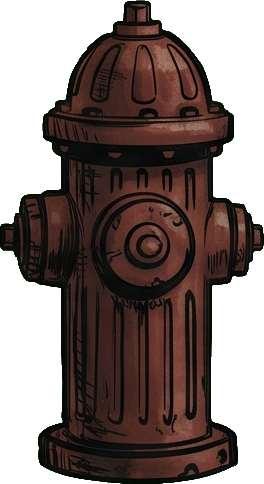
#> input picture art/props/hk_hydrant.png, 264 x 484 px, given in place of 192.jpg, which was not available
$ python map_props.py
#> lines starting #> are read from the running program, lines starting #| are printed output that depends on the picture; after the words box and inside, x2 and y2 are one past the last pixel; in counts of white or black regions, pixels touching at a corner belong together
# Set pieces drawn for the maps (2026-11-16), keyed out of Gemini's flat green:
#   art_src 192 -> art/props/el_span.png   one span of the elevated railway over Back Streets
#   art_src 193 -> art/props/sheets.png    four bed sheets on a line, in the laundry
import numpy as np
from PIL import Image
from scipy import ndimage
from paths import SRC, REPO
OUT = REPO + 'art/props/'


def key(f, out, max_w):
#> called with f = '192.jpg', out = 'el_span.png', max_w = 2048
    a = np.asarray(Image.open(SRC + f).convert('RGB')).astype(float)
    r, g, b = a[..., 0], a[..., 1], a[..., 2]
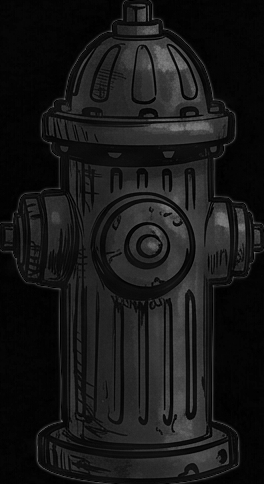
#> g: shape (484, 264) float64; min 0, max 127, mean 23.4
    green = np.clip((g - np.maximum(r, b) - 40) / 50, 0, 1)   # how far a pixel is the backdrop
#> green: shape (484, 264) float64; every value is 0
    alpha = 1 - green
#> alpha: shape (484, 264) float64; every value is 1
    alpha = ndimage.grey_opening(alpha, size=(3, 3))
    # take the green out of the edges that remain
    spill = np.maximum(g - np.maximum(r, b), 0)
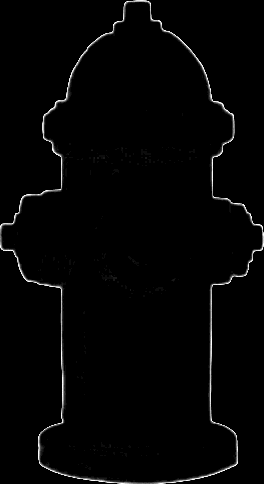
#> spill: shape (484, 264) float64; min 0, max 20, mean 0.314; drawn with min black and max white
    a[..., 1] -= spill * (1 - alpha * 0.5)
#> a: shape (484, 264, 3) float64; mean R, G, B 35.1, 23.2, 20
    rgba = np.dstack([np.clip(a, 0, 255), alpha * 255]).astype(np.uint8)
    im = Image.fromarray(rgba, 'RGBA')
    bb = im.getbbox()
#> bb = (0, 0, 264, 484)
    im = im.crop(bb)
    if im.width > max_w:
        im = im.resize((max_w, int(im.height * max_w / im.width)), Image.LANCZOS)
    im.save(OUT + out)
    print(out, im.size, 'bbox', bb)
#| el_span.png (264, 484) bbox (0, 0, 264, 484)


key('192.jpg', 'el_span.png', 2048)
key('193.jpg', 'sheets.png', 2048)
#> call 2 of key, with f = '193.jpg', out = 'sheets.png', max_w = 2048
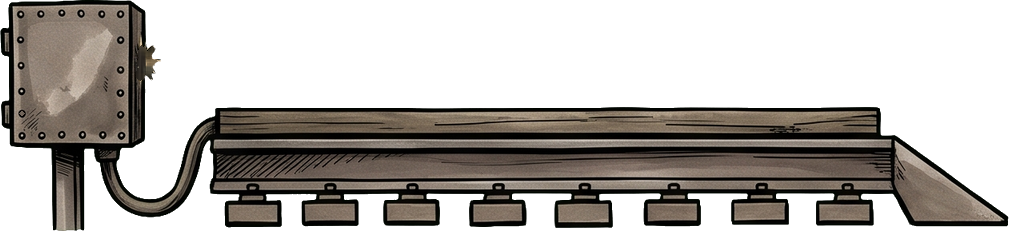
#> input picture art/props/hk_thirdrail.png, 1009 x 231 px, given in place of 193.jpg, which was not available
#> in key (call 2), `a = np.asarray(Image.open(SRC + f).convert('RGB')).astype(float)`:
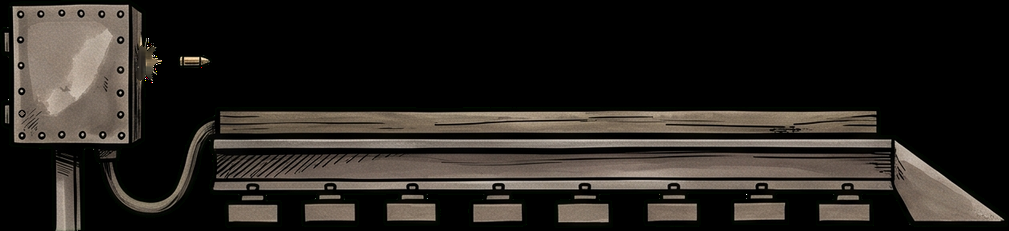
#> a: shape (231, 1009, 3) float64; mean R, G, B 39.1, 35.1, 30.9
#> in key (call 2), `r, g, b = a[..., 0], a[..., 1], a[..., 2]`:
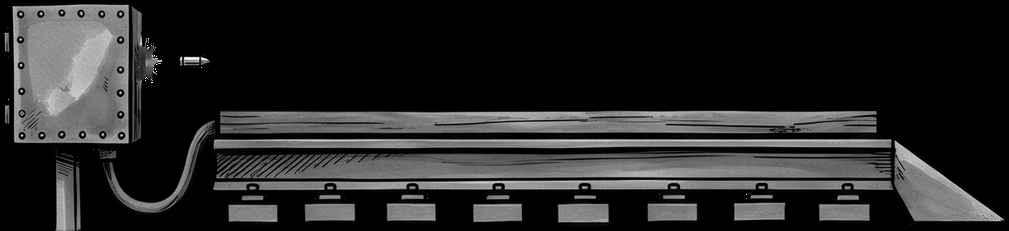
#> r: shape (231, 1009) float64; min 0, max 255, mean 39.1
#> in key (call 2), `r, g, b = a[..., 0], a[..., 1], a[..., 2]`:
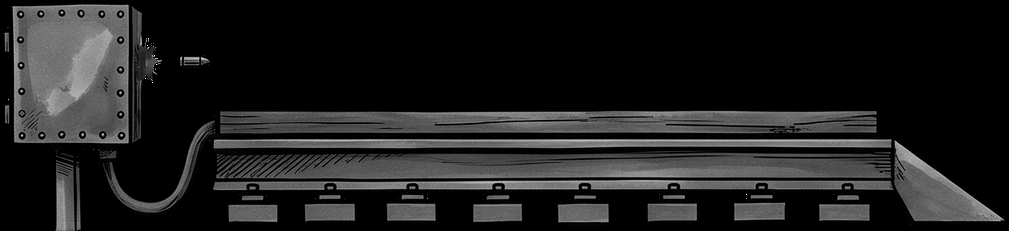
#> b: shape (231, 1009) float64; min 0, max 255, mean 30.9
#> in key (call 2), `green = np.clip((g - np.maximum(r, b) - 40) / 50, 0, 1)`: green: shape (231, 1009) float64; every value is 0
#> in key (call 2), `alpha = 1 - green`: alpha: shape (231, 1009) float64; every value is 1
#> in key (call 2), `spill = np.maximum(g - np.maximum(r, b), 0)`:
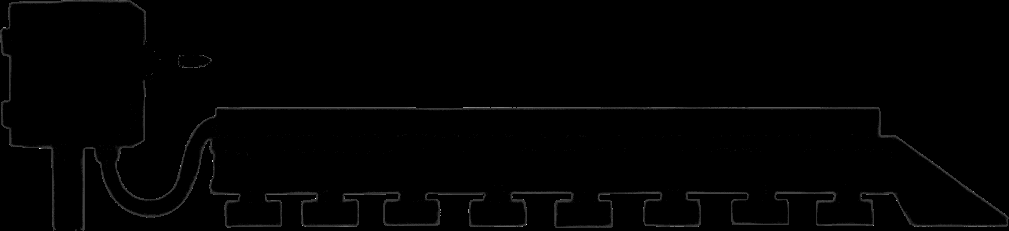
#> spill: shape (231, 1009) float64; min 0, max 26, mean 0.2; drawn with min black and max white
#> in key (call 2), `a[..., 1] -= spill * (1 - alpha * 0.5)`: a: shape (231, 1009, 3) float64; 4.56% of pixels changed, all inside (x1, y1, x2, y2) = (0, 0, 1009, 231)
#> in key (call 2), `bb = im.getbbox()`: bb = (0, 0, 1009, 231)
#| sheets.png (1009, 231) bbox (0, 0, 1009, 231)


# art_src 195 -> art/props/girder.png: the steel girder across the last train's tunnel, end-on, on its hanger
key('195.jpg', 'girder.png', 1536)
#| girder.png (1009, 231) bbox (0, 0, 1009, 231)

# 2026-11-16, the rest of the map set pieces (mapfx.gd):
key('196.jpg', 'neon_hotel.png', 900)      # the HOTEL sign over the alley
#> (the run stopped early here; a loop or call above may not have finished)
